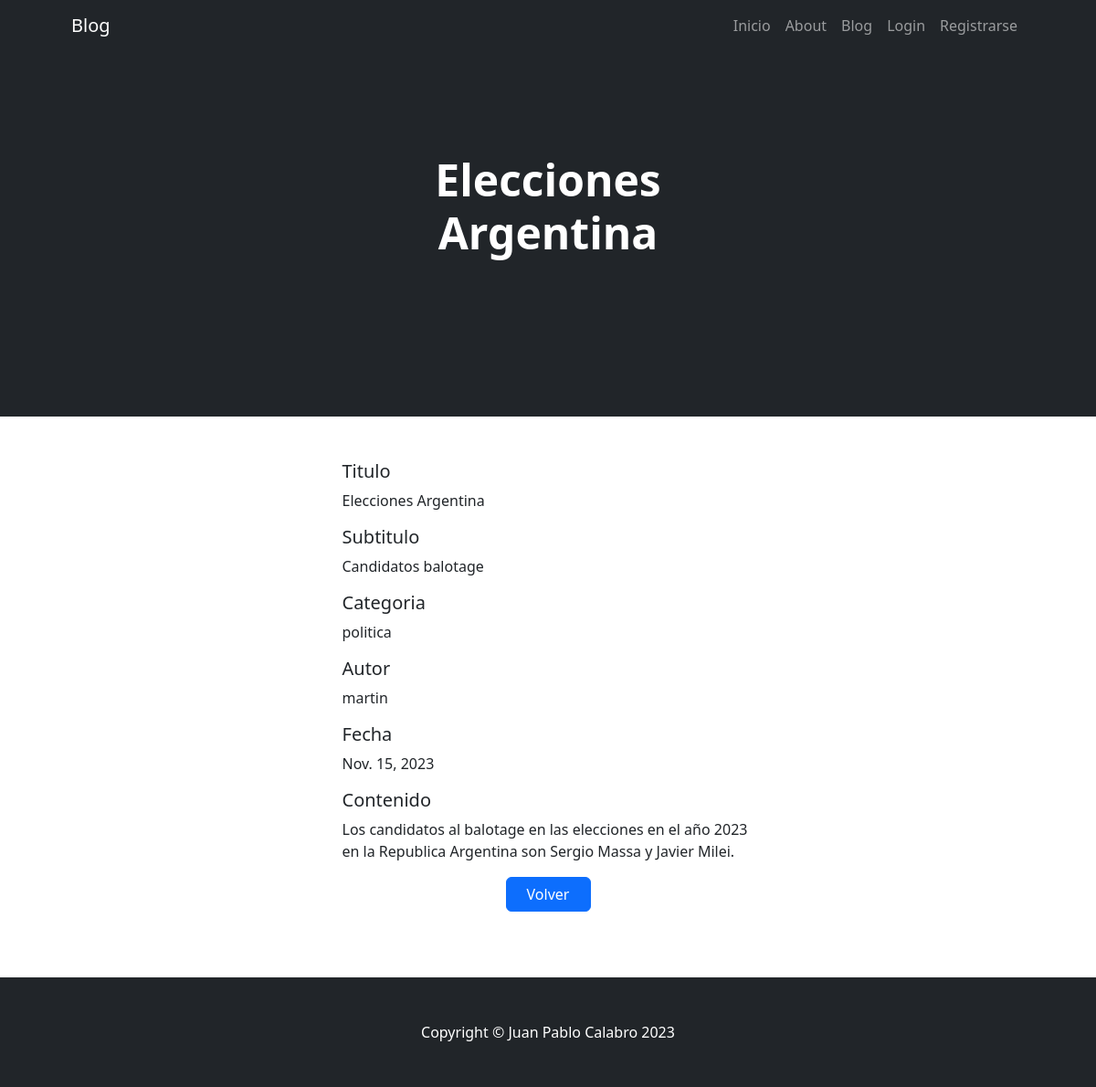
The page /pages/2/ on the database its author committed.
### blog/models.py (models this page shows)
class Articulo(models.Model):
    titulo = models.CharField(max_length=40)
    subtitulo = models.CharField(max_length=40)
    categoria = models.CharField(max_length=40, choices=categoria_options, null=False, blank=False)
    autor = models.CharField(max_length=40, null=False, default='')
    fecha = models.DateField(default=date.today())
    cuerpo = models.CharField(max_length=255)

### blog/views.py (the view)
# urls.py: path('<int:pk>/',PostDetailView.as_view(), name="detail-post"),
class PostDetailView(DetailView):
   model = Articulo
   success_url = reverse_lazy('blog')

### blog/templates/blog/articulo_detail.html (shortened to what this page needs)
{% extends "base.html" %} {% load static %} {% block contenido %}
<main class="bg-dark py-5" style="min-height: 50vh !important">
  <div class="container px-5">
    <div class="row gx-5 justify-content-center">
      <div class="col-lg-6">
        <div class="text-center my-5">
          <h1 class="display-5 fw-bolder text-white pt-3 mb-2">
            {{object.titulo}}
          </h1>
        </div>
      </div>
    </div>
  </div>
</main>
<section
  class="container justify-content-center bg-ligth py-5"
  style="min-height: 50vh !important"
>
  <div class="row justify-content-center">
    <div class="col-5">
      <h5>Titulo</h5>
      <p>{{object.titulo}}</p>
      <h5>Subtitulo</h5>
      <p>{{object.subtitulo}}</p>
      <h5>Categoria</h5>
      <p>{{object.categoria}}</p>
      <h5>Autor</h5>
      <p>{{object.autor}}</p>
      <h5>Fecha</h5>
      <p>{{object.fecha}}</p>
      <h5>Contenido</h5>
      <p>{{object.cuerpo}}</p>
      </div>
      <div class="row justify-content-center">
        <button class="col-1 mb-4 btn btn-primary">
          <a class="navbar-brand" href="{% url 'blog' %}">Volver</a>
        </button>
      </div>
    </div>
</section>
{% endblock %}

### rows shown on the page
Articulo: titulo "Elecciones Argentina", subtitulo "Candidatos balotage", categoria "politica", autor "martin", fecha "Nov. 15, 2023", cuerpo "Los candidatos al balotage en las elecciones en el año 2023 en la Republica Argentina son Sergio Massa y Javier Milei."
